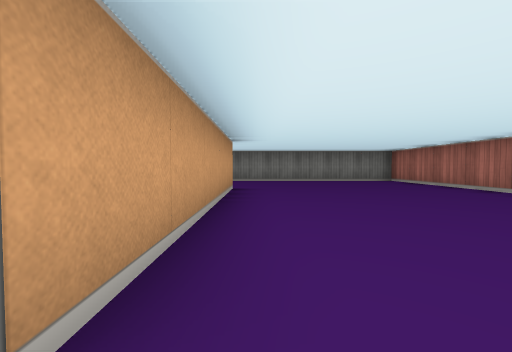
[1] (above)

18 first-person views from a walk through a cub3D maze. The camera is about half as high as the walls, tilts 2° down and sees 90° across. The floor is counted in squares. Each view is taken from the middle of a square. On the plan, view 1 faces up. The plan holds only what a view shows up to about 9 squares ahead; the rest is blank.

[2]
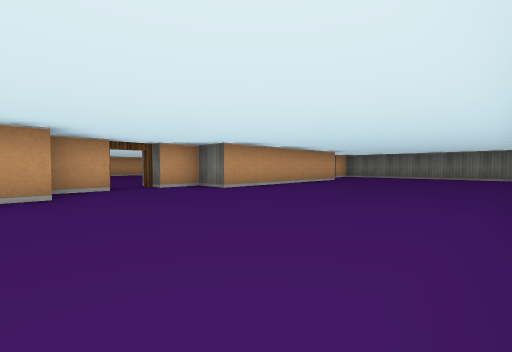

[3]
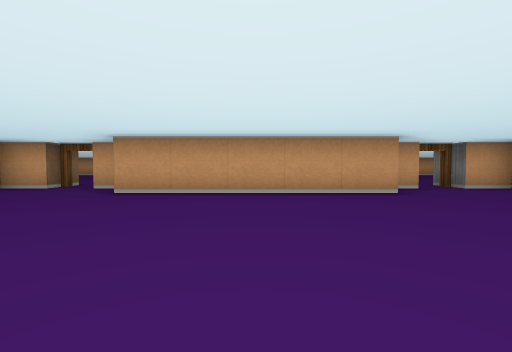

[4]
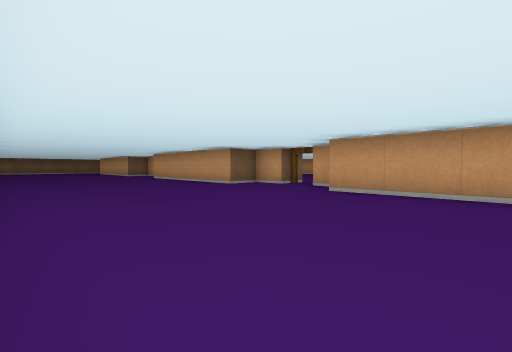

[5]
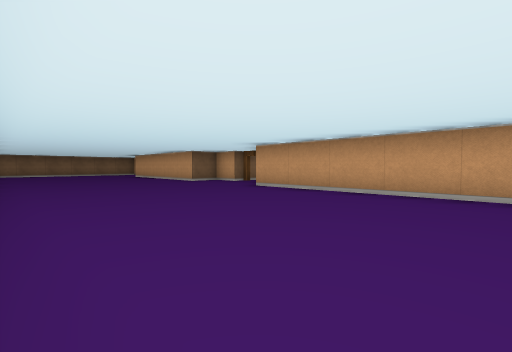

[6]
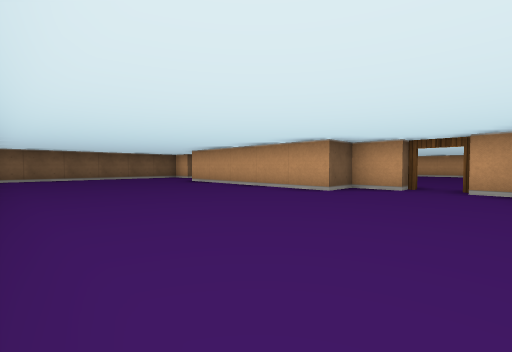

[7]
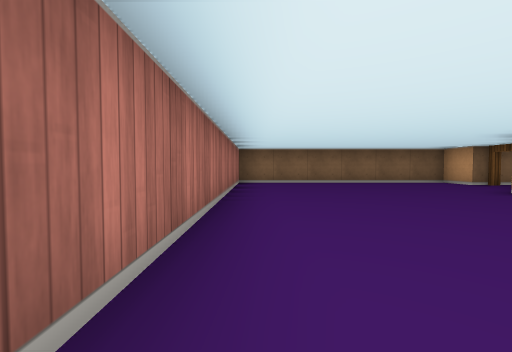

[8]
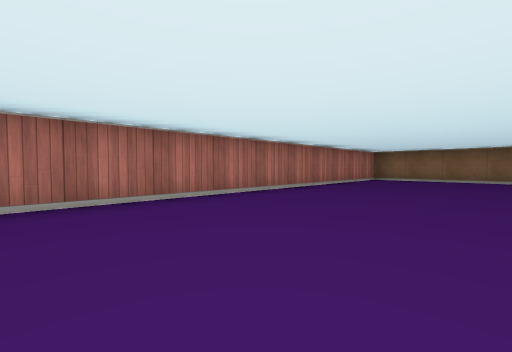

[9]
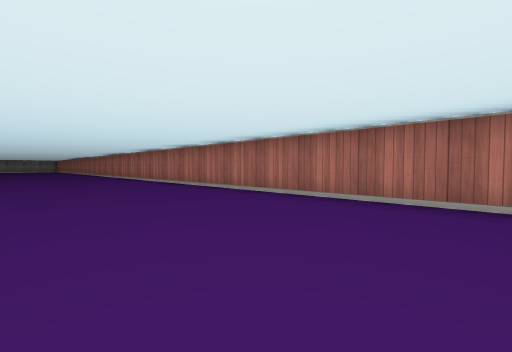

[10]
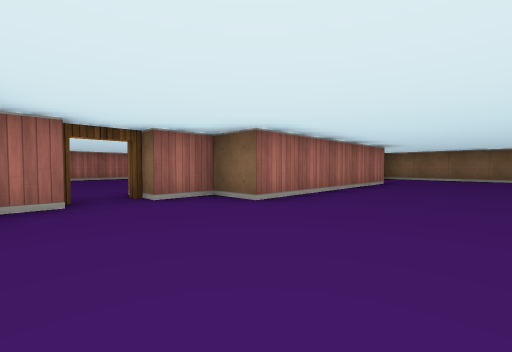

[11]
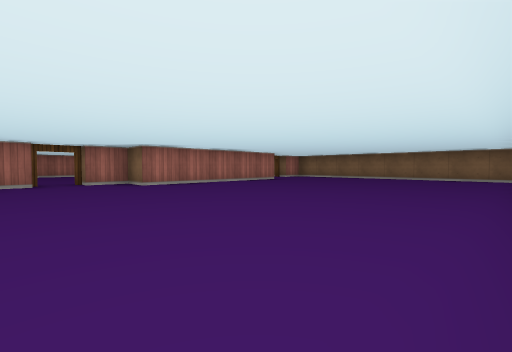

[12]
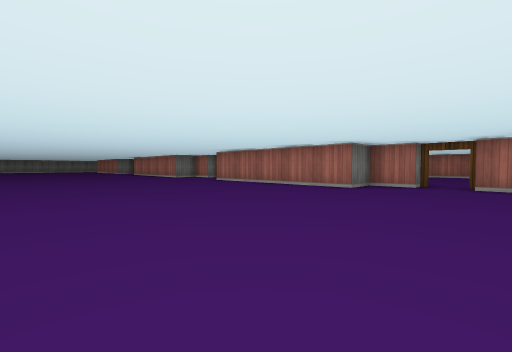

[13]
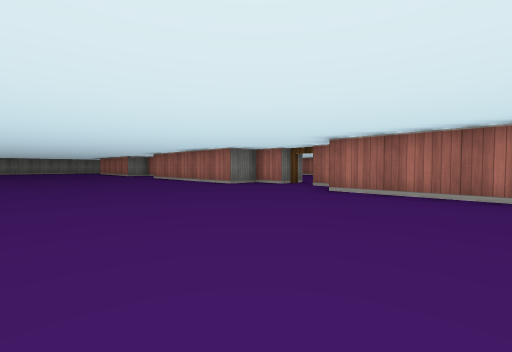

[14]
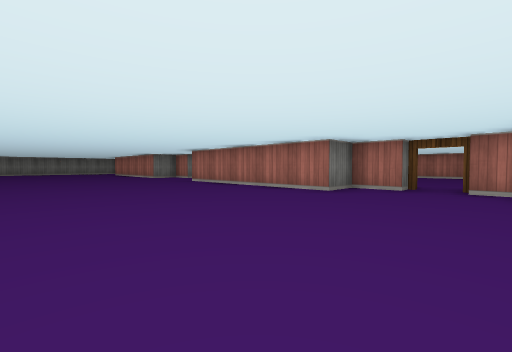

[15]
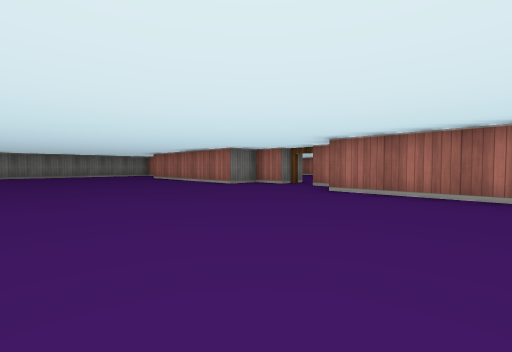

[16]
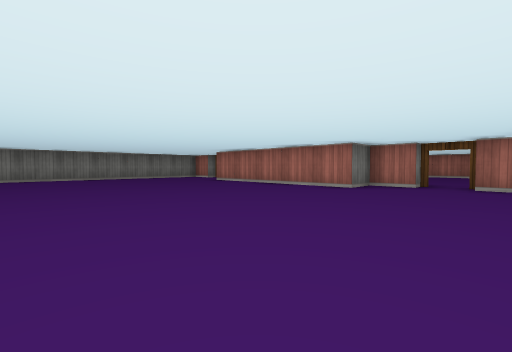

[17]
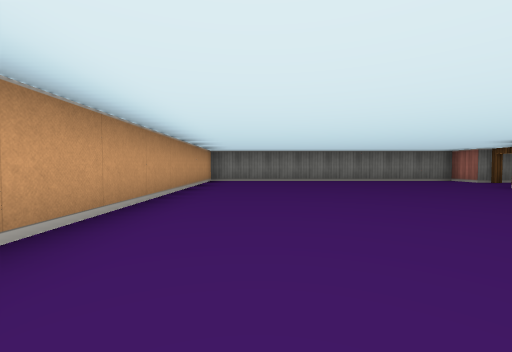

[18]
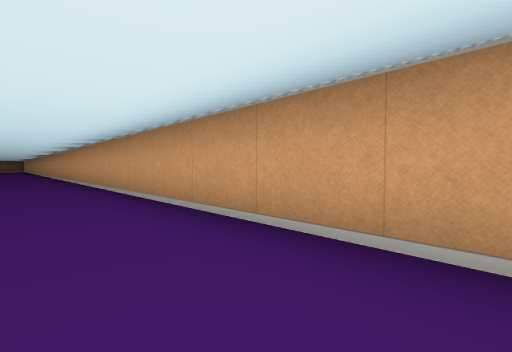

### Floor plan
Points are (right, up) in squares from view 1. A wall is a line through its corners. A room is listed if a view was taken in it or the views show most of it. See-through windows are left out.
Room 1 (views 1, 2, 3, 4, 5, 6, 7, 8, 9)
walls: (-1.5, -9.5) (-1.5, -10.5) (-0.5, -10.5) (-0.5, -15.5); (-1.5, -8) (-1.5, -8.5); (-0.5, -2.4) (-0.5, -7.5); (-1.5, -15.9) (-1.5, -16.5); (-1.5, -1.4) (-1.5, -2.5); (-1.5, -17.5) (-1.5, -18.5) (-0.5, -18.5) (-0.5, -23.5); (4.5, 4.5) (4.5, 8.5) (-0.8, 8.5); (-0.5, 5.5) (-0.5, 0.5) (-1.5, 0.5) (-1.5, -0.5); (-1.5, -25.5) (-1.5, -26.5) (4.5, -26.5); (4.5, -26.2) (4.5, -9.8)
ways out: open door at (-2, -25) to room 2; open door at (-2, -17) to room 2; open door at (-2, -9) to room 2; open door at (-2, -1) to room 2; open door at (-2, 7) to room 2
Room 2 (views 10, 11, 12, 13, 14, 15, 16, 17, 18)
walls: (-2.5, -8.5) (-2.5, -7.5) (-3.5, -7.5) (-3.5, -2.5); (-2.5, -10.1) (-2.5, -9.5); (-2.5, -2.1) (-2.5, -1.5); (-2.5, -16.5) (-2.5, -15.5) (-3.5, -15.5) (-3.5, -10.5); (-2.5, -0.5) (-2.5, 0.5) (-3.5, 0.5) (-3.5, 5.2); (-3.5, -23.6) (-3.5, -18.5) (-2.5, -18.5) (-2.5, -17.5); (-2.5, 7.5) (-2.5, 8.5) (-10.5, 8.5) (-10.5, -7.2); (-6, -26.5) (-3.8, -26.5); (-10, -26.5) (-7.8, -26.5)
ways out: open door at (-2, -25) to room 1; open door at (-2, -17) to room 1; open door at (-2, -9) to room 1; open door at (-2, -1) to room 1; open door at (-2, 7) to room 1

Where each view was taken, in squares from view 1:
view 1: 0 up, 0 right, facing up
view 2: 3 down, 4 right, facing up-left
view 3: 5 down, 4 right, facing left
view 4: 5 down, 4 right, facing down-left
view 5: 11 down, 4 right, facing down-left
view 6: 16 down, 4 right, facing down-left
view 7: 19 down, 4 right, facing down
view 8: 17 down, 1 right, facing down-right
view 9: 19 down, 1 right, facing up-right
view 10: 16 down, 6 left, facing down-right
view 11: 16 down, 10 left, facing down-right
view 12: 18 down, 9 left, facing up-right
view 13: 13 down, 8 left, facing up-right
view 14: 10 down, 8 left, facing up-right
view 15: 5 down, 8 left, facing up-right
view 16: 2 down, 9 left, facing up-right
view 17: 0 up, 9 left, facing up
view 18: 4 up, 9 left, facing down-left
